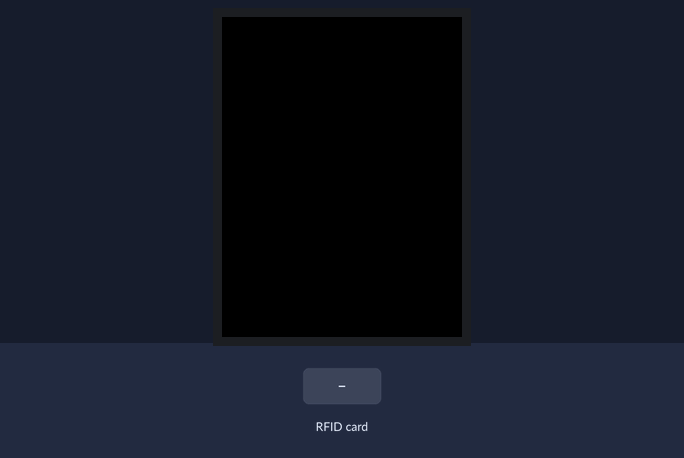
Simulated run of this sketch. Board: ESP32. On the bench: 320×240 colour display. The test bench sets the inputs (shaded band). What the sketch prints to the serial monitor is not drawn.

Above: at 1.4 s.
1.5 s: RFID card DE AD BE EF held to the reader
At 2.7 s:
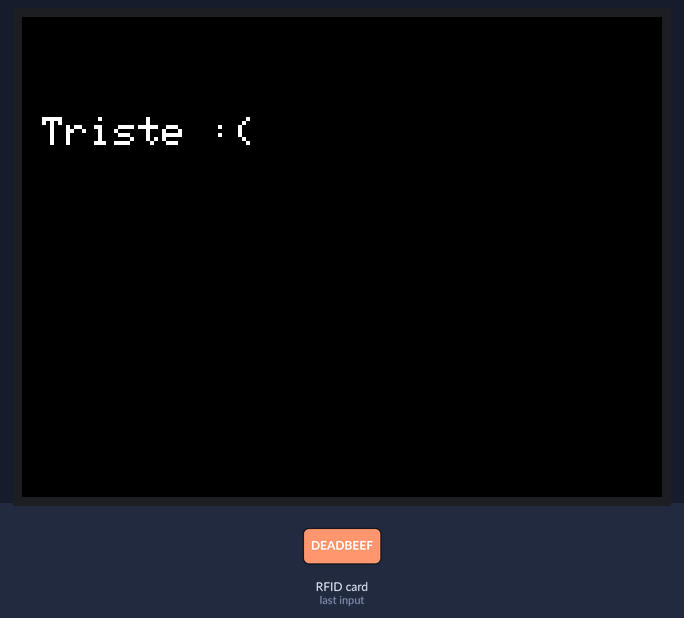
3.0 s: RFID card 5E 7A 19 C4 held to the reader
At 3.4 s:
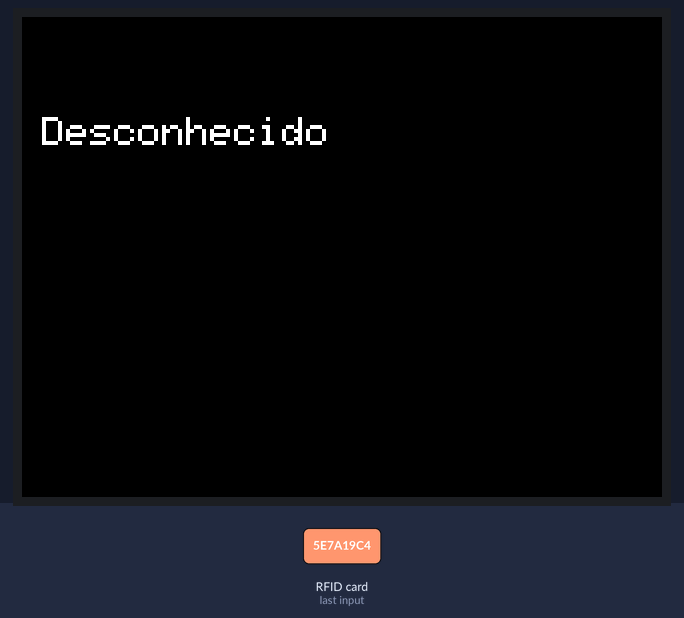
Timing chart, 0 to 6.0 s (numbered marks = the images above; inputs shaded):
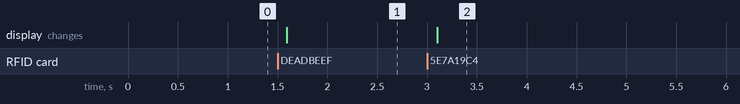

The sketch:

esp32_rfid_tft.ino
```cpp
/*
#include <SPI.h>
#include <MFRC522.h>

#define SS_PIN  5
#define RST_PIN 22
MFRC522 rfid(SS_PIN, RST_PIN);
String lastUID = "";

void setup() {
  Serial.begin(115200);
  SPI.begin();
  rfid.PCD_Init();
  delay(1000);
  Serial.println("RFID iniciado");
}

void loop() {
  if (!rfid.PICC_IsNewCardPresent() || !rfid.PICC_ReadCardSerial()) return;

  String uid = "";
  for (byte i = 0; i < rfid.uid.size; i++) {
    uid += String(rfid.uid.uidByte[i] < 0x10 ? "0" : "");
    uid += String(rfid.uid.uidByte[i], HEX);
  }

  if (uid != lastUID) {
    lastUID = uid;
    Serial.println(uid);  // envia UID via USB
  }

  rfid.PICC_HaltA();
  rfid.PCD_StopCrypto1();
}
*/

//

#include <SPI.h>
#include <MFRC522.h>
#include <TFT_eSPI.h>

#define SS_PIN  5
#define RST_PIN 27
MFRC522 mfrc522(SS_PIN, RST_PIN);
TFT_eSPI tft = TFT_eSPI();


void setup() {
    Serial.begin(115200);
    SPI.begin();
    mfrc522.PCD_Init();
    tft.init();
    tft.setRotation(1);
    tft.fillScreen(TFT_BLACK);
    tft.setTextColor(TFT_WHITE, TFT_BLACK);
    tft.setTextSize(2);
  }

  void loop() {
    if (mfrc522.PICC_IsNewCardPresent() && mfrc522.PICC_ReadCardSerial()) {
      String uid = "";
      for (byte i = 0; i < mfrc522.uid.size; i++) {
        uid += String(mfrc522.uid.uidByte[i], HEX);
      }

      // Enviar UID via Serial
      Serial.println(uid);

      // Mostrar expressão no display local
      mostrarExpressao(uid);

      delay(1000);
      mfrc522.PICC_HaltA();
    }
  }

  void mostrarExpressao(String uid) {
    tft.fillScreen(TFT_BLACK);
    if (uid == "a1b2c3") {
      tft.drawString("Feliz :)", 10, 50);
    } else if (uid == "deadbeef") {
      tft.drawString("Triste :(", 10, 50);
    } else {
      tft.drawString("Desconhecido", 10, 50);
    }
  }
  
```

Measured:
- after the input at 1.5 s, the display: changes after 0.09 s (image 1)
- after the input at 3.0 s, the display: changes after 0.10 s (image 2)
